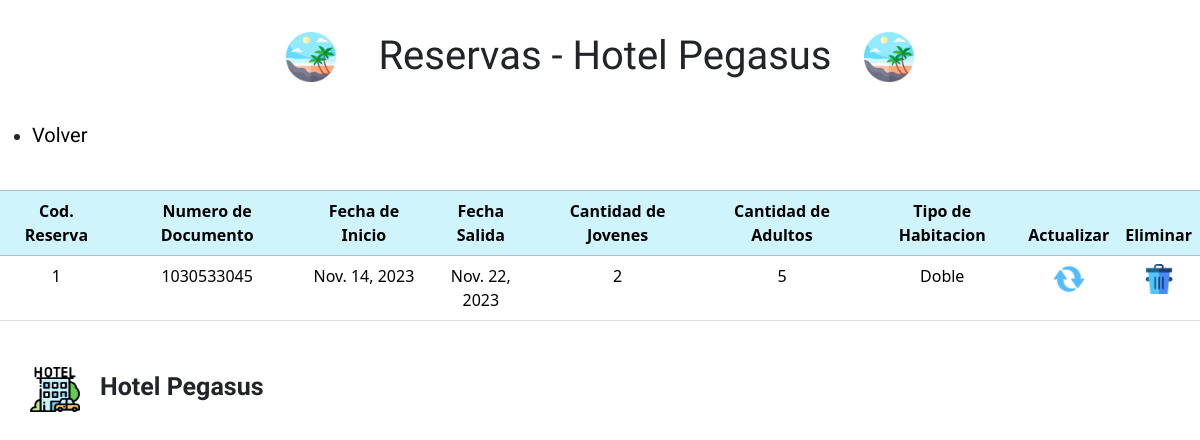
The page /reservas/mostrarReserva on the database as committed earlier.
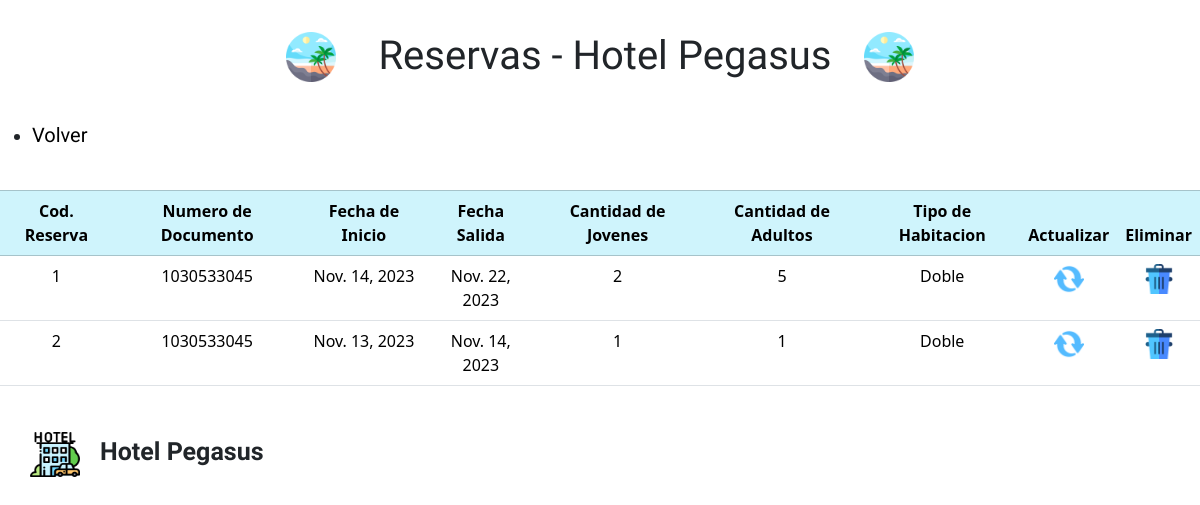
The same page on the database as committed later.
### reservaGestion/models.py (models this page shows)
class tb_reserva(models.Model):
    codigo_res = models.IntegerField(primary_key=True,verbose_name="Codigo de la reserva")
    numeroDocumento_cli = models.ForeignKey(tb_usuarios, verbose_name="Numero de documento del usuario", on_delete=models.CASCADE)
    fechaInicio_res = models.DateField(verbose_name='Fecha de inicio', auto_now=False, auto_now_add=False)
    fechaSalida_res = models.DateField(verbose_name='Fecha de salida', auto_now=False, auto_now_add=False)
    cantidadJovenes_res = models.IntegerField(verbose_name='Cantidad de jovenes')
    cantidadAdultos_res = models.IntegerField(verbose_name='Cantidad de adultos')
    codigo_hab = models.ForeignKey(tb_habitacion, default=0, verbose_name="Codigo de la habitacion", on_delete=models.CASCADE)

### usuariosGestion/models.py (models this page shows)
class tb_usuarios(models.Model):
    numeroDocumento_cli = models.CharField(primary_key = True,max_length=11, default="", verbose_name="Numero de Documento")
    correoElectronico_clI = models.EmailField(max_length=254, default="", verbose_name="Correo Electronico")
    nombres_cli = models.CharField(max_length=50, default="", verbose_name="Nombres Del usuario")
    apellidos_cli = models.CharField(max_length=50,default="", verbose_name="Apellidos del usuario")
    contrasena_cli = models.CharField(max_length=50, default="", verbose_name="Contraseña del usuario")
    codigo_tpD = models.ForeignKey(tb_tpDocumento, default=1, verbose_name="Codigo del tipo de documento", on_delete=models.CASCADE)
    codigo_rl = models.ForeignKey(tb_rol,default=1, verbose_name="Codigo de rol", on_delete=models.CASCADE)

### habitacionesGestion/models.py (models this page shows)
class tb_habitacion(models.Model):
    codigo_hab = models.IntegerField(primary_key=True, verbose_name='Codigo de la habitacion')
    codigo_tpH = models.ForeignKey("tb_tipoHabitacion", verbose_name="Codigo del tipo de habitacion", on_delete=models.CASCADE)
    precio_tpH = models.FloatField(verbose_name='Precio de la habitacion')
    descripcion_tpH = models.TextField(verbose_name='Descripcion de la habitacion')
    minimoPersonas_tpH = models.IntegerField(verbose_name='Minimo de personas')
    maximoPersonas_tpH = models.IntegerField(verbose_name='Maximo de personas')
    image_tpH = models.ImageField(upload_to='fotoHabitaciones')

class tb_tipoHabitacion(models.Model):
    codigo_tpH = models.IntegerField(primary_key=True,default=0, verbose_name='Codigo del tipo de habitacion')
    tipo_tpH = models.CharField(max_length=70,verbose_name='Tipo de habitacion')
    valorBase_tpH = models.FloatField(verbose_name='Valor base del tipo de habitacion')

### reservaGestion/views.py (the view)
# urls.py: path('mostrarReserva',mostrarReserva,name='mostrarReserva'),
def mostrarReserva(request):
    reserva = tb_reserva.objects.all()
    contexto = {
        'reserva' : reserva
    }
    return render(request,'mostrarReserva.html',contexto)

### templates/mostrarReserva.html (shortened to what this page needs)
{% load static %}
<!DOCTYPE html>
<html lang="es">
<head>
    <link href="https://cdn.jsdelivr.net/npm/bootstrap@5.3.2/dist/css/bootstrap.min.css" rel="stylesheet">
    <link rel="stylesheet" href="{% static 'css/verUsuarios.css' %}">
</head>
<body>
    <header>
        <div class="logoIzquierdo">
            <img src="{% static 'img/playa.png' %}" alt="logoIzquierda">
        </div>
        <h1 class="tituloEncabezado">Reservas - Hotel Pegasus</h1>
        <div class="logoIzquierdo">
            <img src="{% static 'img/playa.png' %}" alt="logoIzquierda">
        </div>
    </header>
    <ul>
        <li>
            <a href="{% url 'reserva' %}">Volver</a>
        </li>
    </ul>
    <table class="table">
        <br>
        <thead class="table-info table-bordered">
                <tr>
                    <th scope='col'>Cod. Reserva</th>
                    <th scope='col'>Numero de Documento</th>
                    <th scope='col'>Fecha de Inicio</th>
                    <th scope='col'>Fecha Salida</th>
                    <th scope='col'>Cantidad de Jovenes</th>
                    <th scope='col'>Cantidad de Adultos</th>
                    <th scope='col'>Tipo de Habitacion</th>
                    <th scope='col'>Actualizar</th>
                    <th scope='col'>Eliminar</th>
                </tr>
            {% for i in reserva %}
            </thead>
                <tr>
                    <td>{{i.codigo_res}}</td>
                    <td>{{i.numeroDocumento_cli.numeroDocumento_cli}}</td>
                    <td>{{i.fechaInicio_res}}</td>
                    <td>{{i.fechaSalida_res}}</td>
                    <td>{{i.cantidadJovenes_res}}</td>
                    <td>{{i.cantidadAdultos_res}}</td>
                    <td>{{i.codigo_hab.codigo_tpH.tipo_tpH}}</td>
                    <td>
                        <a href="actualizaReserva/{{i.codigo_res}}"><img src="{% static "img/actualizar.png" %}" alt="imagenActualizar" width="30px" ></a>
                    </td>
                    <td>
                        <a href="eliminarReserva/{{i.codigo_res}}"><img src="{% static "img/eliminar.png"%}" alt="imagenEliminar" width='30px'></a>
                    </td>
                </tr>
            {% endfor %}
    </table>
    <footer>
        <div class="contenedorFooter">
            <img src="{% static 'img/hotel.png' %}" alt="hotelIcono">
            <h3>Hotel Pegasus</h3>
        </div>
    </footer>
</body>
</html>

Rows that differ between the two databases and show on the page:
added tb_reserva: codigo_res "2", numeroDocumento_cli.numeroDocumento_cli "1030533045", fechaInicio_res "Nov. 13, 2023", fechaSalida_res "Nov. 14, 2023", cantidadJovenes_res "1", cantidadAdultos_res "1", codigo_hab.codigo_tpH.tipo_tpH "Doble"
